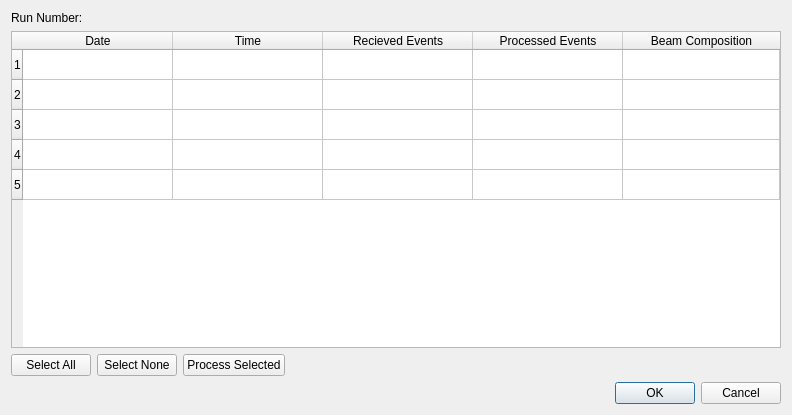
<?xml version="1.0" encoding="UTF-8"?>
<ui version="4.0">
 <class>RunDetailsDialog</class>
 <widget class="QDialog" name="RunDetailsDialog">
  <property name="geometry">
   <rect>
    <x>0</x>
    <y>0</y>
    <width>792</width>
    <height>415</height>
   </rect>
  </property>
  <property name="windowTitle">
   <string>Dialog</string>
  </property>
  <layout class="QGridLayout" name="gridLayout">
   <item row="0" column="0">
    <layout class="QVBoxLayout" name="verticalLayout">
     <item>
      <layout class="QHBoxLayout" name="horizontalLayout_2">
       <item>
        <widget class="QLabel" name="label">
         <property name="sizePolicy">
          <sizepolicy hsizetype="Minimum" vsizetype="Preferred">
           <horstretch>0</horstretch>
           <verstretch>0</verstretch>
          </sizepolicy>
         </property>
         <property name="text">
          <string>Run Number:</string>
         </property>
        </widget>
       </item>
       <item>
        <widget class="QLabel" name="RunNumberLabel">
         <property name="text">
          <string/>
         </property>
        </widget>
       </item>
      </layout>
     </item>
     <item>
      <widget class="QTableWidget" name="tableWidget">
       <attribute name="horizontalHeaderDefaultSectionSize">
        <number>150</number>
       </attribute>
       <attribute name="horizontalHeaderMinimumSectionSize">
        <number>50</number>
       </attribute>
       <attribute name="horizontalHeaderStretchLastSection">
        <bool>true</bool>
       </attribute>
       <row>
        <property name="text">
         <string>1</string>
        </property>
       </row>
       <row>
        <property name="text">
         <string>2</string>
        </property>
       </row>
       <row>
        <property name="text">
         <string>3</string>
        </property>
       </row>
       <row>
        <property name="text">
         <string>4</string>
        </property>
       </row>
       <row>
        <property name="text">
         <string>5</string>
        </property>
       </row>
       <column>
        <property name="text">
         <string>Date</string>
        </property>
       </column>
       <column>
        <property name="text">
         <string>Time</string>
        </property>
       </column>
       <column>
        <property name="text">
         <string>Recieved Events</string>
        </property>
       </column>
       <column>
        <property name="text">
         <string>Processed Events</string>
        </property>
       </column>
       <column>
        <property name="text">
         <string>Beam Composition</string>
        </property>
       </column>
      </widget>
     </item>
     <item>
      <layout class="QHBoxLayout" name="horizontalLayout">
       <item>
        <widget class="QPushButton" name="pushButton_3">
         <property name="text">
          <string>Select All</string>
         </property>
        </widget>
       </item>
       <item>
        <widget class="QPushButton" name="pushButton_2">
         <property name="text">
          <string>Select None</string>
         </property>
        </widget>
       </item>
       <item>
        <widget class="QPushButton" name="pushButton">
         <property name="text">
          <string>Process Selected</string>
         </property>
        </widget>
       </item>
       <item>
        <spacer name="horizontalSpacer">
         <property name="orientation">
          <enum>Qt::Horizontal</enum>
         </property>
         <property name="sizeHint" stdset="0">
          <size>
           <width>40</width>
           <height>20</height>
          </size>
         </property>
        </spacer>
       </item>
      </layout>
     </item>
    </layout>
   </item>
   <item row="1" column="0">
    <widget class="QDialogButtonBox" name="buttonBox">
     <property name="orientation">
      <enum>Qt::Horizontal</enum>
     </property>
     <property name="standardButtons">
      <set>QDialogButtonBox::Cancel|QDialogButtonBox::Ok</set>
     </property>
    </widget>
   </item>
  </layout>
 </widget>
 <resources/>
 <connections>
  <connection>
   <sender>buttonBox</sender>
   <signal>accepted()</signal>
   <receiver>RunDetailsDialog</receiver>
   <slot>accept()</slot>
   <hints>
    <hint type="sourcelabel">
     <x>248</x>
     <y>254</y>
    </hint>
    <hint type="destinationlabel">
     <x>157</x>
     <y>274</y>
    </hint>
   </hints>
  </connection>
  <connection>
   <sender>buttonBox</sender>
   <signal>rejected()</signal>
   <receiver>RunDetailsDialog</receiver>
   <slot>reject()</slot>
   <hints>
    <hint type="sourcelabel">
     <x>316</x>
     <y>260</y>
    </hint>
    <hint type="destinationlabel">
     <x>286</x>
     <y>274</y>
    </hint>
   </hints>
  </connection>
 </connections>
</ui>
